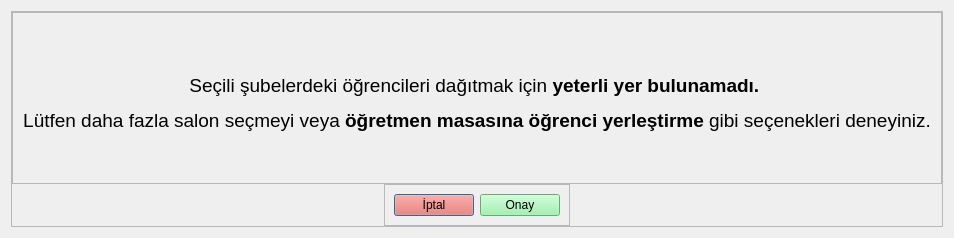
<?xml version="1.0" encoding="UTF-8"?>
<ui version="4.0">
 <class>Dialog</class>
 <widget class="QDialog" name="Dialog">
  <property name="geometry">
   <rect>
    <x>0</x>
    <y>0</y>
    <width>402</width>
    <height>238</height>
   </rect>
  </property>
  <property name="windowTitle">
   <string>Dialog</string>
  </property>
  <layout class="QHBoxLayout" name="horizontalLayout">
   <item>
    <widget class="QFrame" name="frame">
     <property name="sizePolicy">
      <sizepolicy hsizetype="Preferred" vsizetype="Expanding">
       <horstretch>0</horstretch>
       <verstretch>0</verstretch>
      </sizepolicy>
     </property>
     <property name="minimumSize">
      <size>
       <width>0</width>
       <height>20</height>
      </size>
     </property>
     <property name="frameShape">
      <enum>QFrame::StyledPanel</enum>
     </property>
     <property name="frameShadow">
      <enum>QFrame::Raised</enum>
     </property>
     <layout class="QVBoxLayout" name="verticalLayout">
      <property name="spacing">
       <number>0</number>
      </property>
      <property name="leftMargin">
       <number>0</number>
      </property>
      <property name="topMargin">
       <number>0</number>
      </property>
      <property name="rightMargin">
       <number>0</number>
      </property>
      <property name="bottomMargin">
       <number>0</number>
      </property>
      <item>
       <widget class="QFrame" name="frame_2">
        <property name="sizePolicy">
         <sizepolicy hsizetype="Preferred" vsizetype="Expanding">
          <horstretch>0</horstretch>
          <verstretch>0</verstretch>
         </sizepolicy>
        </property>
        <property name="styleSheet">
         <string notr="true"/>
        </property>
        <property name="frameShape">
         <enum>QFrame::StyledPanel</enum>
        </property>
        <property name="frameShadow">
         <enum>QFrame::Raised</enum>
        </property>
        <layout class="QHBoxLayout" name="horizontalLayout_2">
         <property name="spacing">
          <number>0</number>
         </property>
         <property name="leftMargin">
          <number>10</number>
         </property>
         <property name="topMargin">
          <number>10</number>
         </property>
         <property name="rightMargin">
          <number>10</number>
         </property>
         <property name="bottomMargin">
          <number>0</number>
         </property>
         <item>
          <widget class="QLabel" name="msg">
           <property name="styleSheet">
            <string notr="true">align: center;</string>
           </property>
           <property name="text">
            <string>&lt;html&gt;&lt;head/&gt;&lt;body&gt;&lt;p align=&quot;center&quot;&gt;&lt;span style=&quot; font-size:14pt;&quot;&gt;Seçili şubelerdeki öğrencileri dağıtmak için &lt;/span&gt;&lt;span style=&quot; font-size:14pt; font-weight:600;&quot;&gt;yeterli yer bulunamadı. &lt;/span&gt;&lt;/p&gt;&lt;p align=&quot;center&quot;&gt;&lt;span style=&quot; font-size:14pt;&quot;&gt;Lütfen daha fazla salon seçmeyi veya &lt;/span&gt;&lt;span style=&quot; font-size:14pt; font-weight:600;&quot;&gt;öğretmen masasına öğrenci yerleştirme&lt;/span&gt;&lt;span style=&quot; font-size:14pt;&quot;&gt; gibi seçenekleri deneyiniz.&lt;/span&gt;&lt;/p&gt;&lt;/body&gt;&lt;/html&gt;</string>
           </property>
          </widget>
         </item>
        </layout>
       </widget>
      </item>
      <item alignment="Qt::AlignHCenter|Qt::AlignTop">
       <widget class="QFrame" name="frame_3">
        <property name="frameShape">
         <enum>QFrame::StyledPanel</enum>
        </property>
        <property name="frameShadow">
         <enum>QFrame::Raised</enum>
        </property>
        <layout class="QHBoxLayout" name="horizontalLayout_3">
         <item>
          <widget class="QPushButton" name="denyBtn">
           <property name="enabled">
            <bool>true</bool>
           </property>
           <property name="styleSheet">
            <string notr="true">background-color: rgb(246, 97, 81)</string>
           </property>
           <property name="text">
            <string>İptal</string>
           </property>
          </widget>
         </item>
         <item>
          <widget class="QPushButton" name="acceptBtn">
           <property name="enabled">
            <bool>true</bool>
           </property>
           <property name="styleSheet">
            <string notr="true">background-color: rgb(143, 240, 164)</string>
           </property>
           <property name="text">
            <string>Onay</string>
           </property>
          </widget>
         </item>
        </layout>
       </widget>
      </item>
     </layout>
    </widget>
   </item>
  </layout>
 </widget>
 <resources/>
 <connections/>
</ui>
